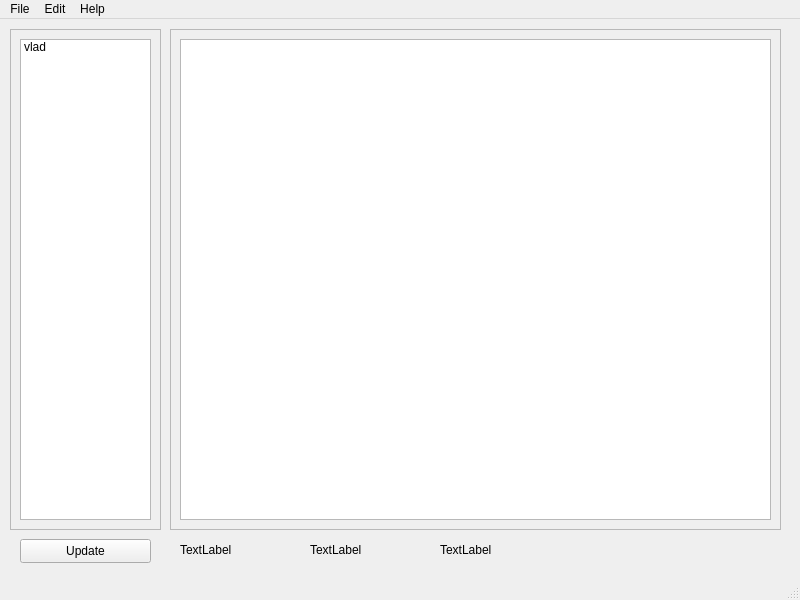
<?xml version="1.0" encoding="UTF-8"?>
<ui version="4.0">
 <class>MainWindow</class>
 <widget class="QMainWindow" name="MainWindow">
  <property name="geometry">
   <rect>
    <x>0</x>
    <y>0</y>
    <width>800</width>
    <height>600</height>
   </rect>
  </property>
  <property name="windowTitle">
   <string>Process manager</string>
  </property>
  <widget class="QWidget" name="centralwidget">
   <widget class="QFrame" name="frame">
    <property name="geometry">
     <rect>
      <x>10</x>
      <y>10</y>
      <width>151</width>
      <height>501</height>
     </rect>
    </property>
    <property name="frameShape">
     <enum>QFrame::StyledPanel</enum>
    </property>
    <property name="frameShadow">
     <enum>QFrame::Raised</enum>
    </property>
    <widget class="test" name="listWidget">
     <property name="geometry">
      <rect>
       <x>10</x>
       <y>10</y>
       <width>131</width>
       <height>481</height>
      </rect>
     </property>
     <item>
      <property name="text">
       <string>vlad</string>
      </property>
     </item>
    </widget>
   </widget>
   <widget class="QFrame" name="frame_2">
    <property name="geometry">
     <rect>
      <x>170</x>
      <y>10</y>
      <width>611</width>
      <height>501</height>
     </rect>
    </property>
    <property name="frameShape">
     <enum>QFrame::StyledPanel</enum>
    </property>
    <property name="frameShadow">
     <enum>QFrame::Raised</enum>
    </property>
    <widget class="QGraphicsView" name="graphicsView">
     <property name="geometry">
      <rect>
       <x>10</x>
       <y>10</y>
       <width>591</width>
       <height>481</height>
      </rect>
     </property>
    </widget>
   </widget>
   <widget class="QPushButton" name="pushButton">
    <property name="geometry">
     <rect>
      <x>20</x>
      <y>520</y>
      <width>131</width>
      <height>24</height>
     </rect>
    </property>
    <property name="text">
     <string>Update</string>
    </property>
   </widget>
   <widget class="QLabel" name="label">
    <property name="geometry">
     <rect>
      <x>180</x>
      <y>520</y>
      <width>111</width>
      <height>21</height>
     </rect>
    </property>
    <property name="text">
     <string>TextLabel</string>
    </property>
   </widget>
   <widget class="QLabel" name="label_2">
    <property name="geometry">
     <rect>
      <x>310</x>
      <y>520</y>
      <width>111</width>
      <height>21</height>
     </rect>
    </property>
    <property name="text">
     <string>TextLabel</string>
    </property>
   </widget>
   <widget class="QLabel" name="label_3">
    <property name="geometry">
     <rect>
      <x>440</x>
      <y>520</y>
      <width>111</width>
      <height>21</height>
     </rect>
    </property>
    <property name="text">
     <string>TextLabel</string>
    </property>
   </widget>
  </widget>
  <widget class="QMenuBar" name="menubar">
   <property name="geometry">
    <rect>
     <x>0</x>
     <y>0</y>
     <width>800</width>
     <height>21</height>
    </rect>
   </property>
   <widget class="QMenu" name="menuFile">
    <property name="title">
     <string>File</string>
    </property>
    <addaction name="actionOpen"/>
    <addaction name="separator"/>
    <addaction name="actionExit"/>
   </widget>
   <widget class="QMenu" name="menuEdir">
    <property name="title">
     <string>Edit</string>
    </property>
   </widget>
   <widget class="QMenu" name="menuHelp">
    <property name="title">
     <string>Help</string>
    </property>
   </widget>
   <addaction name="menuFile"/>
   <addaction name="menuEdir"/>
   <addaction name="menuHelp"/>
  </widget>
  <widget class="QStatusBar" name="statusbar"/>
  <action name="actionOpen">
   <property name="text">
    <string>Open</string>
   </property>
  </action>
  <action name="actionExit">
   <property name="text">
    <string>Exit</string>
   </property>
  </action>
 </widget>
 <customwidgets>
  <customwidget>
   <class>test</class>
   <extends>QListWidget</extends>
   <header>test.h</header>
  </customwidget>
 </customwidgets>
 <resources/>
 <connections/>
</ui>
